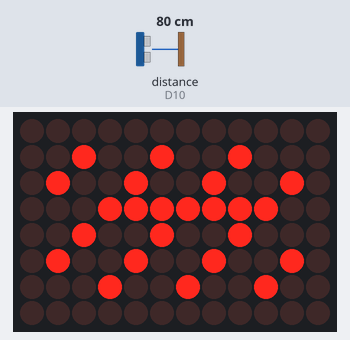
Simulated run of this sketch. Board: Arduino Uno R4 WiFi. On the bench: 12×8 LED matrix. Wiring (inferred from the names in the program): ultrasonic range finder: trigger D9; echo D10. The inputs (shaded band) are chosen by the test bench; at power-on: distance to the obstacle (sensor on D10) 80 cm. The echo pulse lasts 58.3 µs per cm; WiFi joins after 1.5 s; servers stay silent unless stated; uploads are accepted with an empty reply; what the sketch prints to the serial monitor is not drawn.

Above: at 1.6 s.

The sketch:

ARIA_UNO_R4_WiFi.ino
```cpp
#include <WiFiS3.h>
#include <Arduino_LED_Matrix.h>

// ===== CONFIGURATION =====
// Use the exact SSID, including any spaces.
const char WIFI_SSID[] = "YOUR_WIFI_NAME_EXACTLY";
const char WIFI_PASS[] = "PUT_YOUR_WIFI_PASSWORD_HERE";

// Hostname ONLY: do not add https:// or a trailing slash.
const char CLOUD_HOST[] = "roject-a-r-i-a.onrender.com";
const int CLOUD_PORT = 443;

// Must match DEVICE_TOKEN in Render > Environment.
// Generate a NEW token: the previous token was exposed in chat.
const char DEVICE_TOKEN[] = "PUT_YOUR_NEW_DEVICE_TOKEN_HERE";

const int TRIG_PIN = 9;
const int ECHO_PIN = 10;

// ===== GLOBALS =====
ArduinoLEDMatrix matrix;
WiFiSSLClient client;

unsigned long lastPost = 0;
unsigned long lastAttempt = 0;
unsigned long lastWiFiAttempt = 0;
unsigned long lastGesture = 0;
unsigned long nearSince = 0;
bool nearLatched = false;
bool lastSendFailed = false;
bool pendingSwipe = false;
String currentTopic = "HEART";

void showTopic(const String &topic) {
  uint8_t frame[8][12] = {};
  int n = topic == "HEART" ? 3 : topic == "BRAIN" ? 5 : topic == "LUNGS" ? 7 : 9;
  for (int y = 1; y < 7; ++y) {
    for (int x = 1; x < 11; ++x) {
      if ((x + y + n) % n == 0 || (y == 3 && x >= 3 && x <= 8)) {
        frame[y][x] = 1;
      }
    }
  }
  matrix.renderBitmap(frame, 8, 12);
}

long measureCm() {
  digitalWrite(TRIG_PIN, LOW);
  delayMicroseconds(3);
  digitalWrite(TRIG_PIN, HIGH);
  delayMicroseconds(10);
  digitalWrite(TRIG_PIN, LOW);

  const unsigned long duration = pulseIn(ECHO_PIN, HIGH, 30000UL);
  if (duration == 0) return -1;  // No echo: check sensor wiring/power.
  return (long)(duration / 58UL);
}

void printNetworkDiagnostics() {
  Serial.print("WiFi status: ");
  Serial.println(WiFi.status());
  Serial.print("Local IP: ");
  Serial.println(WiFi.localIP());
  Serial.print("RSSI: ");
  Serial.println(WiFi.RSSI());

  IPAddress serverIP;
  if (WiFi.hostByName(CLOUD_HOST, serverIP)) {
    Serial.print("DNS OK: ");
    Serial.println(serverIP);
  } else {
    Serial.println("DNS FAILED: Check hostname or network DNS.");
  }
}

void connectWiFi() {
  Serial.print("Connecting to WiFi: ");
  Serial.println(WIFI_SSID);
  WiFi.begin(WIFI_SSID, WIFI_PASS);
  const unsigned long started = millis();
  while (WiFi.status() != WL_CONNECTED && millis() - started < 20000UL) {
    delay(500);
    Serial.print('.');
  }
  if (WiFi.status() == WL_CONNECTED) {
    Serial.println("\nWiFi CONNECTED");
    printNetworkDiagnostics();
  } else {
    Serial.println("\nWiFi FAILED: Check SSID, password, 2.4 GHz and captive portal.");
  }
}

// Sends telemetry to Render, reads the topic in the JSON response.
bool sendTelemetry(long distance, const char *gesture) {
  if (WiFi.status() != WL_CONNECTED) return false;

  client.stop();
  Serial.print("Connecting HTTPS to ");
  Serial.println(CLOUD_HOST);

  if (!client.connect(CLOUD_HOST, CLOUD_PORT)) {
    Serial.println("TLS connection FAILED");
    printNetworkDiagnostics();
    client.stop();
    return false;
  }

  const String payload = "{\"distance\":" + String(distance) +
                         ",\"gesture\":\"" + String(gesture) + "\"}";

  client.print("POST /api/device HTTP/1.1\r\nHost: ");
  client.print(CLOUD_HOST);
  client.print("\r\nUser-Agent: ARIA-UNO-R4\r\nContent-Type: application/json");
  client.print("\r\nX-Device-Token: ");
  client.print(DEVICE_TOKEN);
  client.print("\r\nConnection: close\r\nContent-Length: ");
  client.print(payload.length());
  client.print("\r\n\r\n");
  client.print(payload);

  String response;
  const unsigned long started = millis();
  while (millis() - started < 6000UL) {
    while (client.available()) {
      const char c = (char)client.read();
      if (response.length() < 3000) response += c;
    }
    if (!client.connected() && !client.available()) break;
    delay(5);
  }
  client.stop();

  // First HTTP status line is useful to identify 401/404/503 problems.
  const int lineEnd = response.indexOf("\r\n");
  const String statusLine = lineEnd >= 0 ? response.substring(0, lineEnd) : response;
  Serial.print("HTTP: ");
  Serial.println(statusLine.length() ? statusLine : "No response");

  if (statusLine.indexOf(" 200 ") < 0) {
    if (statusLine.indexOf(" 401 ") >= 0) {
      Serial.println("401: DEVICE_TOKEN mismatches Render Environment.");
    } else if (statusLine.indexOf(" 404 ") >= 0) {
      Serial.println("404: Check CLOUD_HOST and /api/device endpoint.");
    } else if (statusLine.indexOf(" 301 ") >= 0 || statusLine.indexOf(" 302 ") >= 0) {
      Serial.println("Redirect: Check CLOUD_HOST and HTTPS service URL.");
    } else if (statusLine.indexOf(" 503 ") >= 0 || statusLine.indexOf(" 502 ") >= 0) {
      Serial.println("Render may be starting or unreachable; retry later.");
    }
    return false;
  }

  Serial.println("TELEMETRY ACCEPTED by Render");
  const String key = "\"topic\":\"";
  int p = response.indexOf(key);
  if (p >= 0) {
    p += key.length();
    const int end = response.indexOf('"', p);
    if (end > p) {
      const String t = response.substring(p, end);
      if ((t == "HEART" || t == "BRAIN" || t == "LUNGS" || t == "PHARMACY") && t != currentTopic) {
        currentTopic = t;
        showTopic(t);
        Serial.print("Topic changed to: ");
        Serial.println(t);
      }
    }
  }
  return true;
}

void setup() {
  Serial.begin(115200);
  delay(1500);
  pinMode(TRIG_PIN, OUTPUT);
  pinMode(ECHO_PIN, INPUT);
  matrix.begin();
  showTopic(currentTopic);
  Serial.println("=== A.R.I.A. WiFi + HTTPS + Ultrasonic ===");
  connectWiFi();
}

void loop() {
  const unsigned long now = millis();

  if (WiFi.status() != WL_CONNECTED) {
    if (now - lastWiFiAttempt >= 12000UL) {
      lastWiFiAttempt = now;
      connectWiFi();
    }
    delay(50);
    return;
  }

  const long cm = measureCm();
  const bool near = cm >= 5 && cm <= 25;

  if (near && !nearLatched) {
    if (nearSince == 0) nearSince = millis();
  } else if (!near) {
    nearSince = 0;
    nearLatched = false;
  }

  bool swipe = false;
  if (near && !nearLatched && nearSince != 0 &&
      millis() - nearSince >= 180UL && millis() - lastGesture > 1500UL) {
    swipe = true;
    pendingSwipe = true;
    nearLatched = true;
    lastGesture = millis();
  }

  // When TLS fails, do not hammer the cloud every 900 ms.
  const unsigned long interval = lastSendFailed ? 5000UL : 900UL;
  if (millis() - lastAttempt >= interval || (swipe && !lastSendFailed)) {
    lastAttempt = millis();
    Serial.print("Distance: ");
    Serial.print(cm);
    Serial.println(cm < 0 ? " (NO ECHO)" : " cm");
    lastSendFailed = !sendTelemetry(cm, pendingSwipe ? "SWIPE" : near ? "NEAR" : "WAITING");
    if (!lastSendFailed) { lastPost = millis(); pendingSwipe = false; }
  }
  delay(45);
}
```
